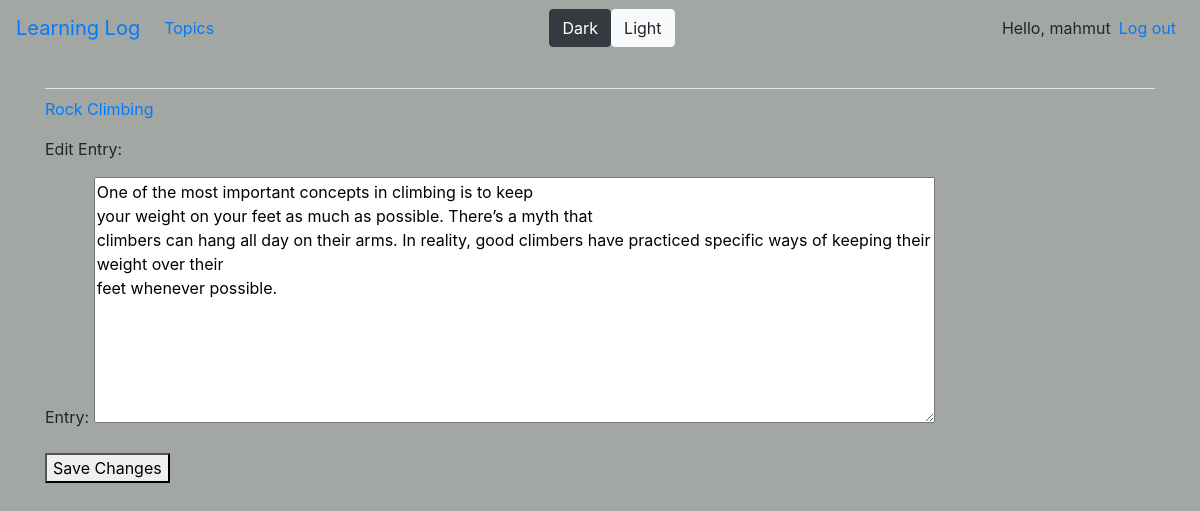
The app's page /edit_entry/3/ (signed in) with its own data.
### learning_logs/models.py (models this page shows, shortened)
class Topic(models.Model):
    text = models.CharField(max_length=200)
    date_added = models.DateTimeField(auto_now_add=True)
    owner = models.ForeignKey(User, on_delete=models.CASCADE)
    public = models.BooleanField(default=True)
    def __str__(self):
        return self.text.title()

class Entry(models.Model):
    topic = models.ForeignKey(Topic, on_delete=models.CASCADE)
    text = models.TextField()
    date_added = models.DateTimeField(auto_now_add=True)
    public = models.BooleanField(default=True)
    class Meta:
        verbose_name_plural = 'entries'

### learning_logs/views.py (the view)
# urls.py: path('edit_entry/<int:entry_id>/', views.edit_entry, name='edit_entry'),
@login_required
def edit_entry(request, entry_id):
    entry = Entry.objects.get(id=entry_id)
    topic = entry.topic
    if topic.owner != request.user:
        raise Http404
    if request.method != 'POST':
        form = EntryForm(instance=entry)
    else:
        form = EntryForm(instance=entry, data=request.POST)
        if form.is_valid():
            form.save()
            return redirect('learning_logs:topic', topic_id=topic.id)
    context =  {'entry': entry, 'topic': topic, 'form':form}
    return render(request, 'learning_logs/edit_entry.html', context)

### learning_logs/forms.py
class EntryForm(forms.ModelForm):
    class Meta:
        model = Entry
        fields = ['text']
        labels = {'text': 'Entry'}
        widgets = {'text': forms.Textarea(attrs={'cols':80})}

### learning_logs/templates/learning_logs/edit_entry.html (shortened to what this page needs)
{% extends 'learning_logs/base.html' %}
{% block content %}
    <p><a href="{% url 'learning_logs:topic' topic.id %}">{{topic}}</a></p>
    <p>Edit Entry:</p>
    <form action="{% url 'learning_logs:edit_entry' entry.id %}" method="post">
        {{ form.as_p }}
        <button name="submit">Save Changes</button>
    </form>
{% endblock content %}

### learning_logs/templates/learning_logs/base.html (shortened to what this page needs)
{% load bootstrap4 %}
{% load static %}
<!DOCTYPE html>
<html lang="en">
<head>
    {% bootstrap_css %}
    <link id="myStyleSheet" rel="stylesheet" type="text/css" href="{% static 'learning_logs/dark.css' %}">
</head>
<body>
        <nav class="navbar navbar-expand-md mb-4 ">
        <a class="navbar-brand" href="{% url 'learning_logs:index'%}">
         Learning Log</a>
        <div class="collapse navbar-collapse" id="navbarCollapse">
            <ul class="navbar-nav mr-auto">
                <li class="nav-item">
                    <a href="{% url 'learning_logs:topics' %}" class="nav-link">Topics
                    </a>
                </li>
            </ul>
            <ul class="navbar-nav mx-auto">
            <button class="btn btn-dark" onclick="swapStyle(dark)">Dark</button>
            <button class="btn btn-light" onclick="swapStyle(light)">Light</button>
            </ul>
            <ul class="navbar-nav ml-auto">
                {% if user.is_authenticated %}
                    <li class="nav-item">
                        <span class="navbar-text">Hello, {{user.username}}</span>
                    </li>
                    <li class="nav-item">
                        <a href="{% url 'users:logout' %}" class="nav-link">Log out</a>
                    </li>
                {% endif %}
            </ul>
        </div>
    </nav>
    <main role="main" class="container">
        <div class="pb-2 mb-2 border-bottom">
        </div>
        <div>
            {% block content %}{% endblock content %}
        </div>
    </main>
</body>
</html>

### learning_logs/static/learning_logs/dark.css (style rules this page uses)
.nav-item { color: #000; }
body { background-color:rgb(15, 78, 78); color: blanchedalmond; }
nav { background-color: gray; }
a { color: blanchedalmond; }

### learning_logs/static/learning_logs/light.css (style rules this page uses)
body { background-color: rgb(163, 167, 163); }

### records on screen
Topic: text "Rock Climbing"
Entry: text "One of the most important concepts in climbing is to keep your weight on your feet as much as possible. There’s a myth that climbers can hang all day on their arms. In reality, good climb\u0002ers have practiced specific ways of keeping their weight over their feet whenever possible."

### other values on screen
{{ user.username }} "mahmut"
